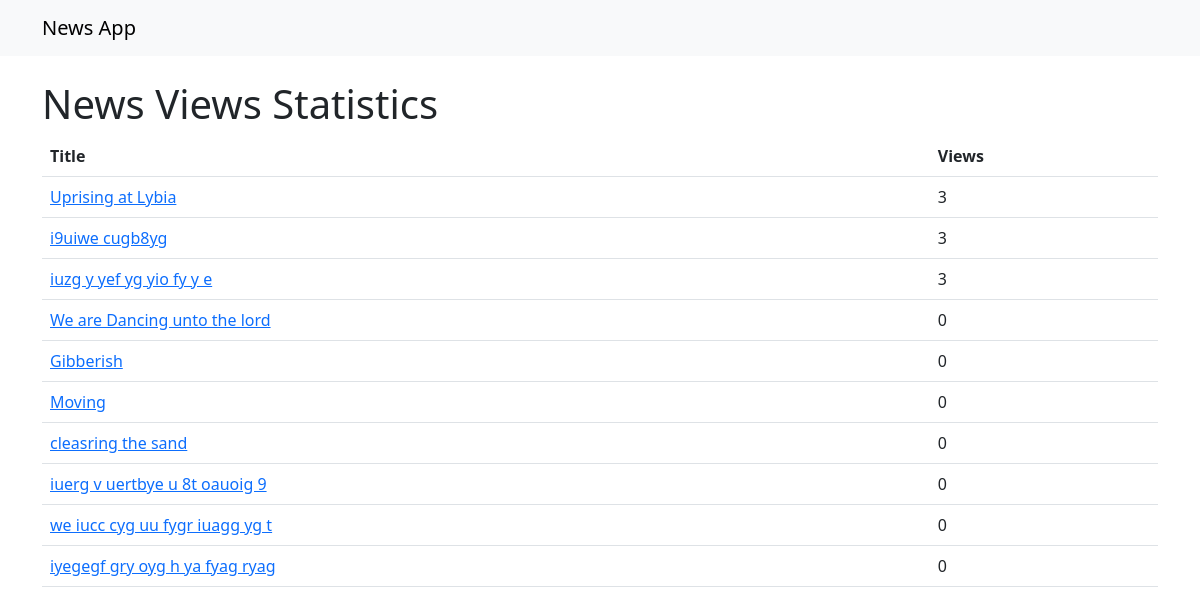
The page /news/stats/ on the database as committed earlier.
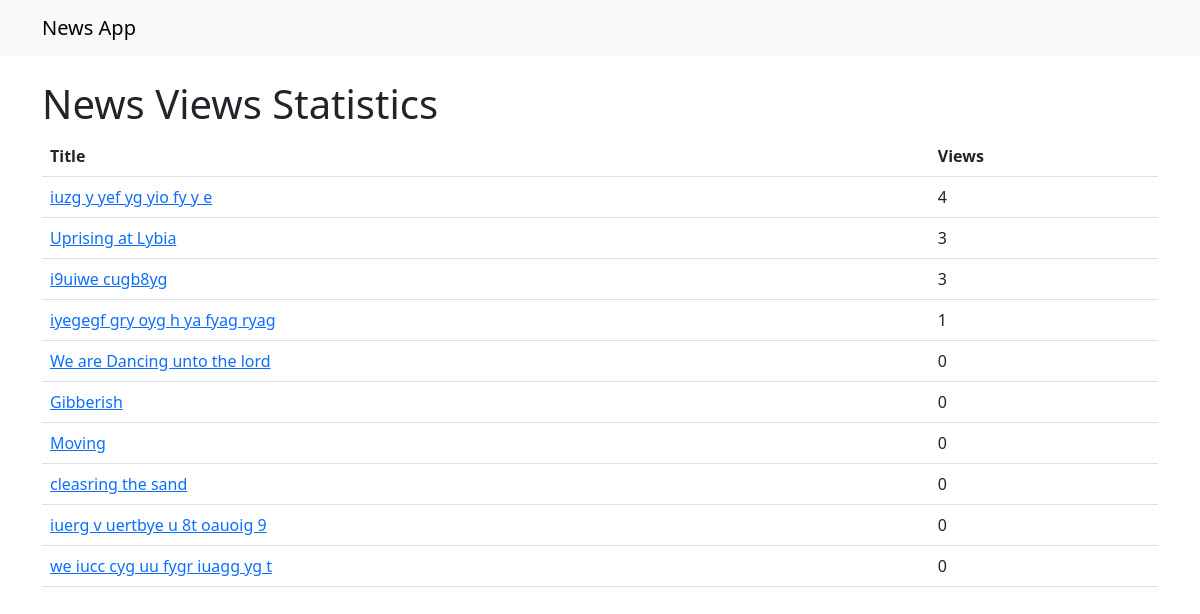
The same page on the database as committed later.
### news/models.py (models this page shows)
class News(models.Model):
    title = models.CharField(max_length=255)
    text = models.TextField()
    image = models.ImageField(upload_to='http://127.0.0.1:8000/news_images/', blank=True, null=True)
    tags = models.ManyToManyField('Tag', related_name='news')
    created_at = models.DateTimeField(auto_now_add=True)
    views = models.IntegerField(default=0)

### news/urls.py (the view)
# urls.py: path('news/stats/', news_stats_view, name='news-stats'),
def news_stats_view(request):
    news_list = News.objects.all().order_by('-views')
    return render(request, 'news/news_stats.html', {'news_list': news_list})

### news/templates/news/news_stats.html (shortened to what this page needs)
{% extends 'news/base.html' %}
{% block content %}
    <h1>News Views Statistics</h1>
    <table class="table">
        <thead>
            <tr>
                <th>Title</th>
                <th>Views</th>
            </tr>
        </thead>
        <tbody>
            {% for news in news_list %}
                <tr>
                    <td><a href="{% url 'news-detail' news.id %}">{{ news.title }}</a></td>
                    <td>{{ news.views }}</td>
                </tr>
            {% endfor %}
        </tbody>
    </table>
{% endblock %}

Rows that differ between the two databases and show on the page:
changed News "iuzg y yef yg yio fy y e": views "3" → "4"; moves up the list
changed News "iyegegf gry oyg h ya fyag ryag": views "0" → "1"; moves up the list
